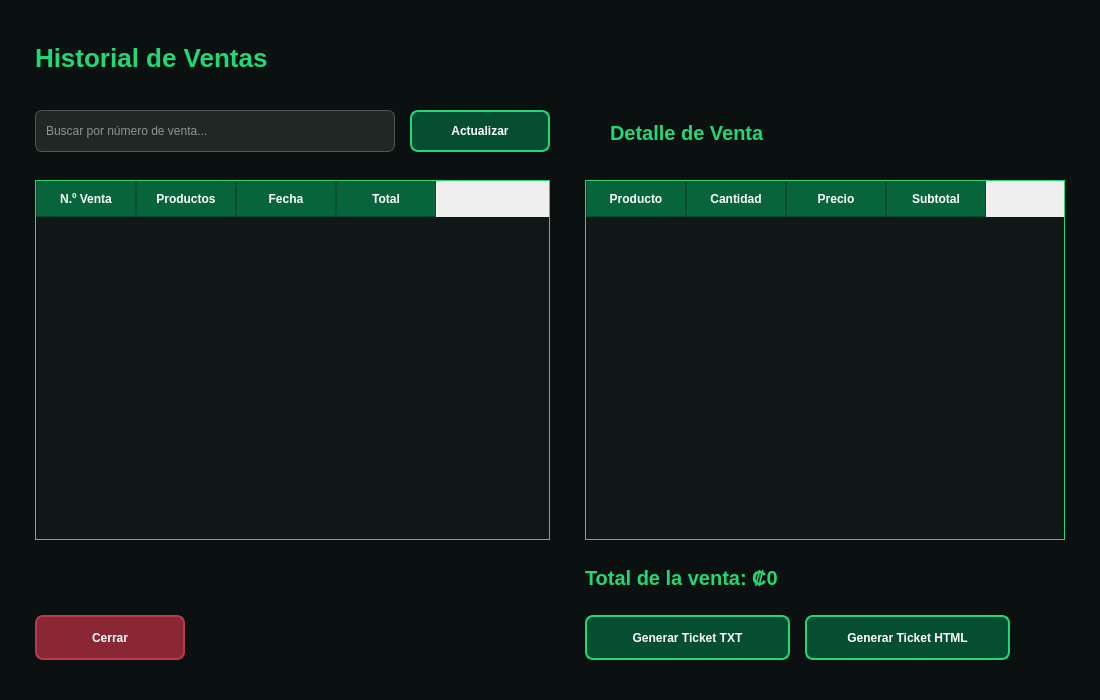
<?xml version="1.0" encoding="UTF-8"?>
<ui version="4.0">
	<class>VentanaHistorial</class>
	<widget class="QWidget" name="VentanaHistorial">
		<property name="geometry">
			<rect>
				<x>0</x>
				<y>0</y>
				<width>1100</width>
				<height>700</height>
			</rect>
		</property>
		<property name="windowTitle">
			<string>La Pulpe - Historial y Tickets</string>
		</property>
		<property name="styleSheet">
			<string notr="true">
				QWidget#VentanaHistorial {
				background-color: #0B1110;
				color: white;
				}

				QLabel {
				color: white;
				font-size: 14px;
				}

				QPushButton {
				background-color: #064E32;
				color: white;
				border: 2px solid #20D875;
				border-radius: 8px;
				padding: 8px;
				font-weight: bold;
				}

				QPushButton:hover {
				background-color: #087A49;
				}

				QPushButton:pressed {
				background-color: #043D28;
				}

				QLineEdit {
				background-color: #202725;
				color: white;
				border: 1px solid #555555;
				border-radius: 7px;
				padding: 8px;
				}

				QTableWidget {
				background-color: #101817;
				color: white;
				gridline-color: #263A32;
				border: 1px solid #20D875;
				selection-background-color: #087A49;
				selection-color: white;
				}

				QHeaderView::section {
				background-color: #08653B;
				color: white;
				padding: 8px;
				font-weight: bold;
				border: 1px solid #064E32;
				}
			</string>
		</property>

		<widget class="QLabel" name="lblTitulo">
			<property name="geometry">
				<rect>
					<x>35</x>
					<y>35</y>
					<width>430</width>
					<height>45</height>
				</rect>
			</property>
			<property name="styleSheet">
				<string notr="true">
					color: #20D875;
					font-size: 26px;
					font-weight: bold;
				</string>
			</property>
			<property name="text">
				<string>Historial de Ventas</string>
			</property>
		</widget>

		<widget class="QLineEdit" name="txtBuscarVenta">
			<property name="geometry">
				<rect>
					<x>35</x>
					<y>110</y>
					<width>360</width>
					<height>42</height>
				</rect>
			</property>
			<property name="placeholderText">
				<string>Buscar por número de venta...</string>
			</property>
		</widget>

		<widget class="QPushButton" name="btnActualizar">
			<property name="geometry">
				<rect>
					<x>410</x>
					<y>110</y>
					<width>140</width>
					<height>42</height>
				</rect>
			</property>
			<property name="text">
				<string>Actualizar</string>
			</property>
		</widget>

		<widget class="QLabel" name="lblDetalleVenta">
			<property name="geometry">
				<rect>
					<x>610</x>
					<y>115</y>
					<width>300</width>
					<height>35</height>
				</rect>
			</property>
			<property name="styleSheet">
				<string notr="true">
					color: #20D875;
					font-size: 20px;
					font-weight: bold;
				</string>
			</property>
			<property name="text">
				<string>Detalle de Venta</string>
			</property>
		</widget>

		<widget class="QTableWidget" name="tablaVentas">
			<property name="geometry">
				<rect>
					<x>35</x>
					<y>180</y>
					<width>515</width>
					<height>360</height>
				</rect>
			</property>
			<property name="editTriggers">
				<set>QAbstractItemView::NoEditTriggers</set>
			</property>
			<property name="selectionBehavior">
				<enum>QAbstractItemView::SelectRows</enum>
			</property>
			<property name="selectionMode">
				<enum>QAbstractItemView::SingleSelection</enum>
			</property>
			<column>
				<property name="text">
					<string>N.º Venta</string>
				</property>
			</column>
			<column>
				<property name="text">
					<string>Productos</string>
				</property>
			</column>
			<column>
				<property name="text">
					<string>Fecha</string>
				</property>
			</column>
			<column>
				<property name="text">
					<string>Total</string>
				</property>
			</column>
		</widget>

		<widget class="QTableWidget" name="tablaDetalles">
			<property name="geometry">
				<rect>
					<x>585</x>
					<y>180</y>
					<width>480</width>
					<height>360</height>
				</rect>
			</property>
			<property name="editTriggers">
				<set>QAbstractItemView::NoEditTriggers</set>
			</property>
			<column>
				<property name="text">
					<string>Producto</string>
				</property>
			</column>
			<column>
				<property name="text">
					<string>Cantidad</string>
				</property>
			</column>
			<column>
				<property name="text">
					<string>Precio</string>
				</property>
			</column>
			<column>
				<property name="text">
					<string>Subtotal</string>
				</property>
			</column>
		</widget>

		<widget class="QLabel" name="lblTotalVenta">
			<property name="geometry">
				<rect>
					<x>585</x>
					<y>560</y>
					<width>420</width>
					<height>35</height>
				</rect>
			</property>
			<property name="styleSheet">
				<string notr="true">
					color: #20D875;
					font-size: 20px;
					font-weight: bold;
				</string>
			</property>
			<property name="text">
				<string>Total de la venta: ₡0</string>
			</property>
		</widget>

		<widget class="QPushButton" name="btnTicketTXT">
			<property name="geometry">
				<rect>
					<x>585</x>
					<y>615</y>
					<width>205</width>
					<height>45</height>
				</rect>
			</property>
			<property name="text">
				<string>Generar Ticket TXT</string>
			</property>
		</widget>

		<widget class="QPushButton" name="btnTicketHTML">
			<property name="geometry">
				<rect>
					<x>805</x>
					<y>615</y>
					<width>205</width>
					<height>45</height>
				</rect>
			</property>
			<property name="text">
				<string>Generar Ticket HTML</string>
			</property>
		</widget>

		<widget class="QPushButton" name="btnCerrar">
			<property name="geometry">
				<rect>
					<x>35</x>
					<y>615</y>
					<width>150</width>
					<height>45</height>
				</rect>
			</property>
			<property name="styleSheet">
				<string notr="true">
					QPushButton {
					background-color: #8B2635;
					color: white;
					border: 2px solid #B83B4B;
					border-radius: 8px;
					padding: 8px;
					font-weight: bold;
					}

					QPushButton:hover {
					background-color: #B83B4B;
					}

					QPushButton:pressed {
					background-color: #651925;
					}
				</string>
			</property>
			<property name="text">
				<string>Cerrar</string>
			</property>
		</widget>

	</widget>
	<resources/>
	<connections/>
</ui>
